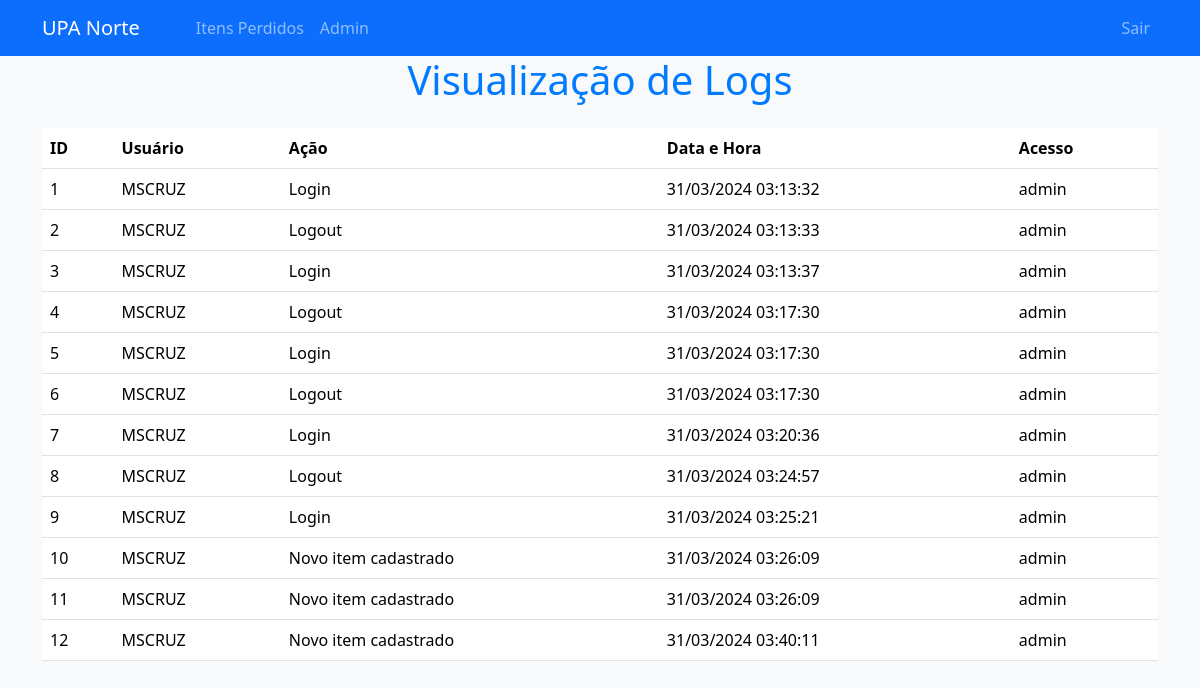
The page /logs (signed in) on the database as committed earlier.
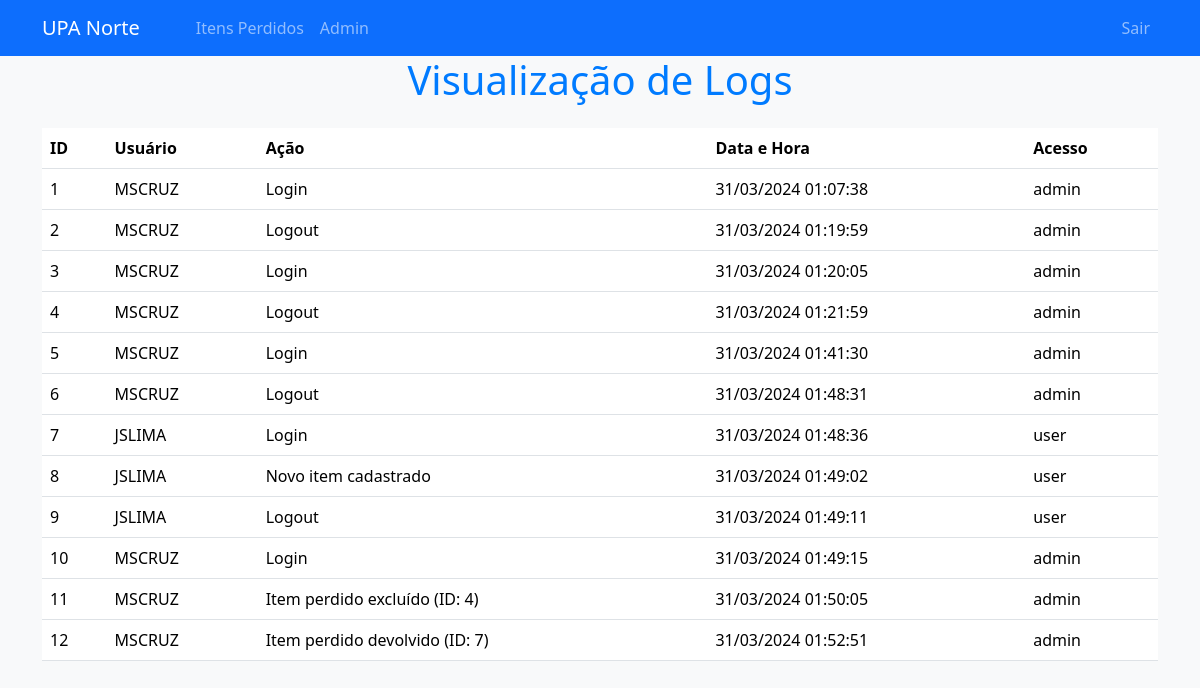
The same page on the database as committed later.
### app/models.py (models this page shows)
class UserLog(db.Model):
    id = db.Column(db.Integer, primary_key=True)
    user_id = db.Column(db.Integer, db.ForeignKey('user.id'), nullable=False)
    action = db.Column(db.String(255), nullable=False)
    timestamp = db.Column(db.DateTime, nullable=False, default=datetime.now)

class User(db.Model):
    id = db.Column(db.Integer, primary_key=True)
    username = db.Column(db.String(100), unique=True, nullable=False)
    name = db.Column(db.String(200), nullable=False)
    password = db.Column(db.String(100), nullable=False)
    email = db.Column(db.String(100), unique=True, nullable=False)
    role = db.Column(db.String(50), nullable=False, default='user')

### app/usuarios/routes.py (the view)
@usuario_routes.route('/logs')
def logs():
    logs = db.session.query(UserLog, User.username, User.role).join(User, UserLog.user_id == User.id).all()
    logs_data = []
    for log, username, role in logs:
        log_data = {
            'id': log.id,
            'username': username,
            'action': log.action,
            'timestamp': log.timestamp.strftime('%d/%m/%Y %H:%M:%S'),  # Formata a data e hora
            'role': role
        }
        logs_data.append(log_data)
    return render_template('logs.html', logs_data=logs_data)

### app/usuarios/routes.py (called while the page is built)
def is_authenticated():
    return session.get('authenticated', False)

@usuario_routes.before_request
def require_login():
    if not is_authenticated() and request.endpoint and not request.endpoint.startswith('user.login'):
        return redirect(url_for('user.login'))

### app/templates/logs.html (shortened to what this page needs)
<!DOCTYPE html>
<html lang="pt-BR">
<head>
    <link href="https://cdn.jsdelivr.net/npm/bootstrap@5.3.3/dist/css/bootstrap.min.css" rel="stylesheet">
</head>
<body>
    {% include 'navbar.html' %}
    <div class="container">
        <h1 class="text-center mb-4" style="color: #007bff">Visualização de Logs</h1>
        <div class="row"  id="lista">
            <div class="col-md-12">
                <table class="table">
                    <thead>
                        <tr>
                            <th scope="col">ID</th>
                            <th scope="col">Usuário</th>
                            <th scope="col">Ação</th>
                            <th scope="col">Data e Hora</th>
                            <th scope="col">Acesso</th>
                        </tr>
                    </thead>
                    <tbody>
                        {% for log in logs_data %}
                        <tr>
                            <td>{{ log.id }}</td>
                            <td>{{ log.username }}</td>
                            <td>{{ log.action }}</td>
                            <td>{{ log.timestamp }}</td>
                            <td>{{ log.role }}</td>
                        </tr>
                        {% endfor %}
                    </tbody>
                </table>
            </div>
        </div>
    </div>
</body>
</html>

### app/templates/navbar.html (shortened to what this page needs)
<nav class="navbar navbar-expand-lg navbar-dark bg-primary">
        <div class="container">
            <a class="navbar-brand" href="{{ url_for('pacientes.index') }}">UPA Norte</a>
            <div class="collapse navbar-collapse" id="navbarNav">
                <ul class="navbar-nav me-auto">
                    <li class="nav-item">
                        <a class="nav-link" href="{{ url_for('pacientes.listar_pacientes') }}"></a>
                    </li>
                    <li class="nav-item">
                        <a class="nav-link" href="{{ url_for('pertences.listar_pertences') }}"></a>
                    </li>
                    <li class="nav-item">
                        <a class="nav-link" href="{{ url_for('itens_perdidos.listar_itens_perdidos') }}">Itens Perdidos</a>
                    </li>
                    <li class="nav-item">
                        {% if session.authenticated and session.role == "admin" %}
                            <a class="nav-link" href="{{ url_for('user.admin') }}">Admin</a>
                        {% endif %}
                    </li>
                </ul>
                <ul class="navbar-nav ms-auto">
                    <li class="nav-item">
                        <a class="nav-link" href="{{ url_for('user.sair') }}">Sair</a>
                    </li>
                </ul>
            </div>
        </div>
</nav>

### app/templates/logs.html (style rules this page uses)
body { background-color: #f8f9fa; }
#lista { max-height: 600px; overflow-y: auto; }

Rows that differ between the two databases and show on the page:
changed UserLog (number 1 of 12 on the later page): timestamp "31/03/2024 03:13:32" → "31/03/2024 01:07:38"
changed UserLog id 2: timestamp "31/03/2024 03:13:33" → "31/03/2024 01:19:59"
changed UserLog id 3: timestamp "31/03/2024 03:13:37" → "31/03/2024 01:20:05"
changed UserLog id 4: timestamp "31/03/2024 03:17:30" → "31/03/2024 01:21:59"
changed UserLog id 5: timestamp "31/03/2024 03:17:30" → "31/03/2024 01:41:30"
changed UserLog id 6: timestamp "31/03/2024 03:17:30" → "31/03/2024 01:48:31"
changed UserLog id 7: username "MSCRUZ" → "JSLIMA"; timestamp "31/03/2024 03:20:36" → "31/03/2024 01:48:36"; role "admin" → "user"
changed UserLog id 8: username "MSCRUZ" → "JSLIMA"; action "Logout" → "Novo item cadastrado"; timestamp "31/03/2024 03:24:57" → "31/03/2024 01:49:02"; role "admin" → "user"
changed UserLog id 9: username "MSCRUZ" → "JSLIMA"; action "Login" → "Logout"; timestamp "31/03/2024 03:25:21" → "31/03/2024 01:49:11"; role "admin" → "user"
changed UserLog id 10: action "Novo item cadastrado" → "Login"; timestamp "31/03/2024 03:26:09" → "31/03/2024 01:49:15"
changed UserLog id 11: action "Novo item cadastrado" → "Item perdido excluído (ID: 4)"; timestamp "31/03/2024 03:26:09" → "31/03/2024 01:50:05"
changed UserLog id 12: action "Novo item cadastrado" → "Item perdido devolvido (ID: 7)"; timestamp "31/03/2024 03:40:11" → "31/03/2024 01:52:51"
